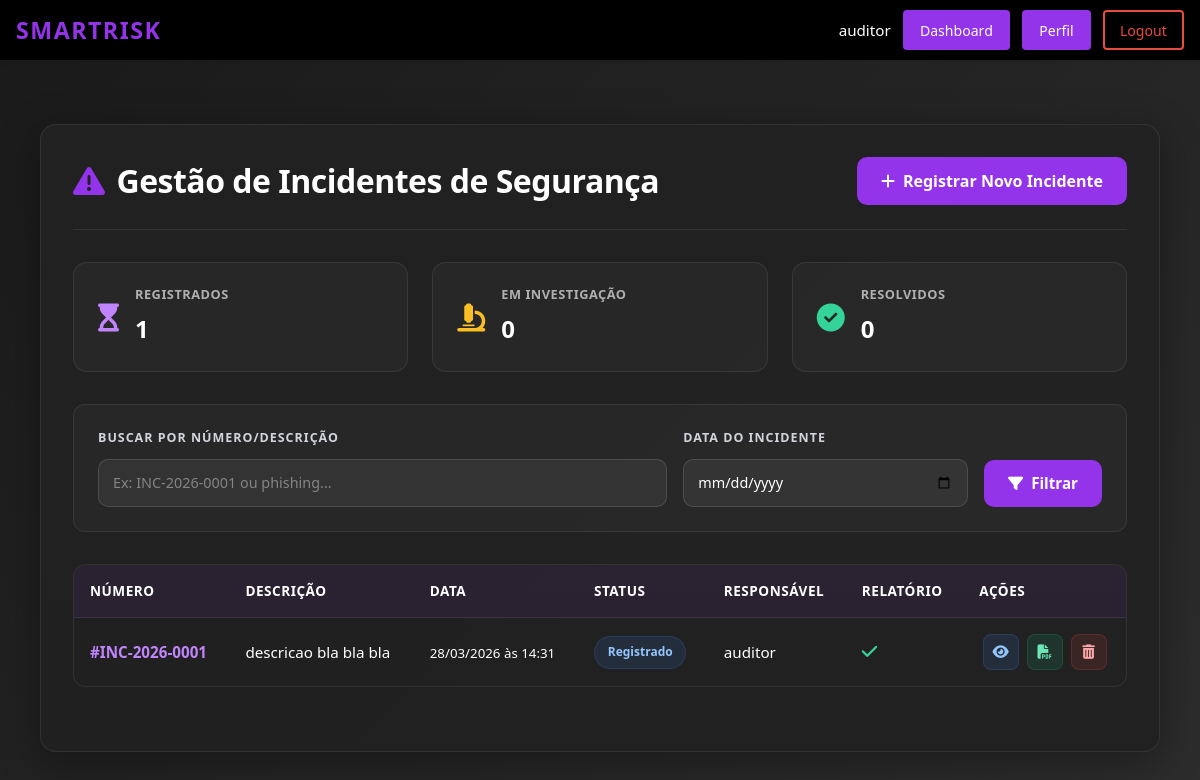
/gestao_incidentes/ (signed in), run on the app's committed database.
### ismsapp/models.py (models this page shows, shortened)
class Incidente(models.Model):
    class StatusIncidente(models.TextChoices):
        REGISTRADO = "registrado", "Registrado"
        EM_INVESTIGACAO = "em_investigacao", "Em Investigação"
        RESOLVIDO = "resolvido", "Resolvido"
        FECHADO = "fechado", "Fechado"
    """Unique identifier for this incident (e.g., INC-2023-001)"""
    numero_incidente = models.CharField(
        max_length=50,
        unique=True,
        help_text="Identificador único do incidente (ex: INC-2023-001)"
    )
    """Detailed description of the security incident observed."""
    descricao = models.TextField(
        help_text="Descrição detalhada da natureza do incidente observado."
    )
    """Date when the incident occurred."""
    data_incidente = models.DateField(
        help_text="Data em que o incidente ocorreu."
    )
    """Time when the incident occurred."""
    hora_incidente = models.TimeField(
        help_text="Hora em que o incidente ocorreu."
    )
    """Assets affected by this incident (many-to-many relationship)."""
    ativos_afetados = models.ManyToManyField(
        Ativo,
        related_name="incidentes",
        help_text="Ativos afetados por este incidente."
    )
    """Current status of the incident in its lifecycle."""
    status = models.CharField(
        max_length=20,
        choices=StatusIncidente.choices,
        default=StatusIncidente.REGISTRADO,
        help_text="Status atual do incidente em seu ciclo de vida."
    )
    """User responsible for treating/resolving this incident."""
    responsavel_tratamento = models.ForeignKey(
        User,
        on_delete=models.SET_NULL,
        null=True,
        blank=True,
        related_name="incidentes_responsavel",
        help_text="Responsável pelo tratamento e resolução do incidente."
    )
    """User who registered this incident."""
    registrado_por = models.ForeignKey(
        User,
        on_delete=models.SET_NULL,
        null=True,
        blank=True,
        related_name="incidentes_registrados",
        help_text="Usuário que registrou este incidente."
    )
    """Timestamp when this incident was registered."""
    data_registro = models.DateTimeField(
        auto_now_add=True,
        help_text="Data e hora do registro do incidente no sistema."
    )
    """Timestamp of the last update to this incident."""
    data_atualizacao = models.DateTimeField(
        auto_now=True,
        help_text="Data e hora da última atualização do incidente."
    )
    """Whether a final report has been generated for this incident."""
    relatorio_gerado = models.BooleanField(
        default=False,
        help_text="Indica se o relatório final foi gerado para este incidente."
    )
    class Meta:
        verbose_name = "Incidente"
        verbose_name_plural = "Incidentes"
        ordering = ["-data_incidente", "-hora_incidente"]

### ismsapp/views.py (the view)
# urls.py: path("gestao_incidentes/", views.GestaoIncidentesView.as_view(), name="gestao_incidentes"),
class GestaoIncidentesView(View):
    template_name = "ismsapp/gestao_incidentes.html"
    def _check_permission(self, user):
        if not user.is_authenticated:
            return False
        user_profile = getattr(user, 'profile', None)
        if not user_profile:
            return False
        allowed_actors = [
            UserProfile.Actor.AUDITOR,
            UserProfile.Actor.ANALISTA
        ]
        return user_profile.actor_type in allowed_actors
    @method_decorator(login_required(login_url="login"))
    def get(self, request, *args, **kwargs):
        if not self._check_permission(request.user):
            messages.error(request, "Você não tem permissão para acessar esta página.")
            return redirect('dashboard')
        from .models import Incidente
        from django.db.models import Q
        search_query = request.GET.get('search', '').strip()
        selected_date = request.GET.get('data_incidente', '').strip()
        incidentes = Incidente.objects.all().select_related(
            'responsavel_tratamento',
            'registrado_por'
        ).prefetch_related('ativos_afetados')
        if search_query:
            incidentes = incidentes.filter(
                Q(numero_incidente__icontains=search_query) |
                Q(descricao__icontains=search_query) |
                Q(status__icontains=search_query)
            )
        if selected_date:
            incidentes = incidentes.filter(data_incidente=selected_date)
        status_counts = {
            'registrado': Incidente.objects.filter(status=Incidente.StatusIncidente.REGISTRADO).count(),
            'em_investigacao': Incidente.objects.filter(status=Incidente.StatusIncidente.EM_INVESTIGACAO).count(),
            'resolvido': Incidente.objects.filter(status=Incidente.StatusIncidente.RESOLVIDO).count(),
            'fechado': Incidente.objects.filter(status=Incidente.StatusIncidente.FECHADO).count(),
            'total': incidentes.count(),
        }
        relatorios_gerados = incidentes.filter(relatorio_gerado=True).count()
        contexto = {
            'incidentes': incidentes,
            'status_counts': status_counts,
            'relatorios_gerados': relatorios_gerados,
            'search_query': search_query,
            'selected_date': selected_date,
        }
        return render(request, self.template_name, contexto)

### ismsapp/templates/ismsapp/gestao_incidentes.html (shortened to what this page needs)
{% extends "ismsapp/base.html" %}
{% load static %}
{% block extra_css %}
    <link href="https://cdn.jsdelivr.net/npm/bootstrap@5.3.0/dist/css/bootstrap.min.css" rel="stylesheet">
    <link href="https://cdnjs.cloudflare.com/ajax/libs/font-awesome/6.4.0/css/all.min.css" rel="stylesheet">
    <link href="{% static 'css/ismsapp/dashboard.css' %}" rel="stylesheet">
    <link href="{% static 'css/ismsapp/gestao_incidentes.css' %}" rel="stylesheet">
{% endblock %}
{% block content %}
    <div class="incidents-container">
        <div class="incidents-card">
            <div class="header-section">
                <h1>
                    <i class="fas fa-exclamation-triangle"></i>
                    Gestão de Incidentes de Segurança
                </h1>
                <a href="{% url 'cadastro_incidente' %}" class="btn btn-register">
                    <i class="fas fa-plus"></i> Registrar Novo Incidente
                </a>
            </div>
            <div class="stats-container">
                <div class="stat-card primary">
                    <div class="stat-icon">
                        <i class="fas fa-hourglass-start"></i>
                    </div>
                    <div class="stat-content">
                        <h3>Registrados</h3>
                        <p>{{ status_counts.registrado }}</p>
                    </div>
                </div>
                <div class="stat-card warning">
                    <div class="stat-icon">
                        <i class="fas fa-microscope"></i>
                    </div>
                    <div class="stat-content">
                        <h3>Em Investigação</h3>
                        <p>{{ status_counts.em_investigacao }}</p>
                    </div>
                </div>
                <div class="stat-card success">
                    <div class="stat-icon">
                        <i class="fas fa-check-circle"></i>
                    </div>
                    <div class="stat-content">
                        <h3>Resolvidos</h3>
                        <p>{{ status_counts.resolvido }}</p>
                    </div>
                </div>
            </div>
            <div class="filter-section">
                <form method="get" class="filter-form">
                    <div class="filter-group filter-search-group">
                        <label for="search">Buscar por Número/Descrição</label>
                        <input type="text" id="search" name="search" value="{{ search_query }}" placeholder="Ex: INC-2026-0001 ou phishing...">
                    </div>
                    <div class="filter-group filter-date-group">
                        <label for="data_incidente">Data do Incidente</label>
                        <input type="date" id="data_incidente" name="data_incidente" value="{{ selected_date }}">
                    </div>
                    <button type="submit" class="filter-button">
                        <i class="fas fa-filter"></i> Filtrar
                    </button>
                </form>
            </div>
            {% if incidentes %}
            <div class="incidents-table-wrapper">
                <table class="incidents-table">
                <thead>
                    <tr>
                        <th scope="col">Número</th>
                        <th scope="col">Descrição</th>
                        <th scope="col">Data</th>
                        <th scope="col">Status</th>
                        <th scope="col">Responsável</th>
                        <th scope="col">Relatório</th>
                        <th scope="col">Ações</th>
                    </tr>
                </thead>
                <tbody>
                    {% for incidente in incidentes %}
                    <tr>
                        <td><strong>#{{ incidente.numero_incidente }}</strong></td>
                        <td>{{ incidente.descricao|truncatewords:10 }}</td>
                        <td>
                            <small>
                                {{ incidente.data_incidente|date:"d/m/Y" }}
                                às {{ incidente.hora_incidente|time:"H:i" }}
                            </small>
                        </td>
                        <td>
                            <span class="status-badge status-{{ incidente.status|lower }}">
                                {{ incidente.get_status_display }}
                            </span>
                        </td>
                        <td>
                            {% if incidente.responsavel_tratamento %}
                                {{ incidente.responsavel_tratamento.get_full_name|default:incidente.responsavel_tratamento.username }}
                            {% else %}
                                <span class="text-muted"><small>Não atribuído</small></span>
                            {% endif %}
                        </td>
                        <td>
                            <div class="report-status">
                                {% if incidente.relatorio_gerado %}
                                    <i class="fas fa-check report-yes"></i>
                                {% else %}
                                    <i class="fas fa-times report-no"></i>
                                {% endif %}
                            </div>
                        </td>
                        <td>
                            <div class="action-buttons">
                                <a href="{% url 'visualizar_incidente' incidente.id %}" class="btn-action btn-view" title="Visualizar">
                                    <i class="fas fa-eye"></i>
                                </a>
                                {% if not incidente.relatorio_gerado %}
                                <a href="{% url 'gerar_relatorio_incidente' incidente.id %}" class="btn-action btn-report" title="Gerar Relatório">
                                    <i class="fas fa-file-pdf"></i>
                                </a>
                                {% else %}
                                <a href="{% url 'relatorio_incidente' incidente.relatorio.id %}" class="btn-action btn-report" title="Ver Relatório">
                                    <i class="fas fa-file-pdf"></i>
                                </a>
                                {% endif %}
                                <a href="{% url 'deletar_incidente' incidente.id %}" class="btn-action btn-delete" title="Deletar">
                                    <i class="fas fa-trash-alt"></i>
                                </a>
                            </div>
                        </td>
                    </tr>
                    {% endfor %}
                </tbody>
                </table>
            </div>
            {% endif %}
        </div>
    </div>
{% endblock %}

### ismsapp/templates/ismsapp/base.html (shortened to what this page needs)
{% load static %}
<!DOCTYPE html>
<html lang="en">
<head>
    <link rel="stylesheet" href="{% static 'css/ismsapp/header.css' %}">
    {% block extra_css %}{% endblock %}
</head>
<body class="{% block body_class %}{% endblock %}">
    <header class="isms-header" role="banner">
        <div class="header-container">
            <a href="{% url 'home' %}" class="header-logo" aria-label="SmartRisk home">
                <span class="logo-text">SmartRisk</span>
            </a>
            <nav id="site-navigation" class="header-nav" role="navigation" aria-label="Main Navigation">
                {% if user.is_authenticated %}
                    <div class="nav-user">
                        <span class="username">{{ user.username }}</span>
                        <a href="{% url 'dashboard' %}" class="nav-button dashboard-button {% if request.resolver_match.url_name == 'dashboard' %}active{% endif %}" aria-label="Dashboard">
                            Dashboard
                        </a>
                        <a href="{% url 'profile' %}" class="nav-button profile-button {% if request.resolver_match.url_name == 'profile' %}active{% endif %}" aria-label="Profile">
                            Perfil
                        </a>
                        <form action="{% url 'logout' %}" method="post" style="display:inline;">
                            <button type="submit" class="nav-button logout-button" aria-label="Logout">Logout</button>
                        </form>
                    </div>
                {% endif %}
            </nav>
        </div>
    </header>
    <main id="main-content" class="main-content">
        <div class="content-container">
            {% block content %}{% endblock %}
        </div>
    </main>
</body>
</html>

### ismsapp/static/css/ismsapp/header.css (style rules this page uses)
.isms-header { background-color: #000000; color: white; padding: 0.65rem 0; box-shadow: 0 2px 4px rgba(0, 0, 0, 0.1); position: sticky; top: 0; z-index: 100; }
.header-container { max-width: 1200px; margin: 0 auto; padding: 0 1rem; display: flex; justify-content: space-between; align-items: center; }
.header-logo { text-decoration: none; color: white; display: flex; align-items: center; gap: 0.5rem; }
.logo-text { font-size: 1.45rem; font-weight: 700; letter-spacing: 1.5px; color: #9333ea; text-transform: uppercase; transition: color 0.3s ease; }
.header-nav { display: flex; align-items: center; gap: 0.75rem; }
.nav-user, .nav-auth { display: flex; align-items: center; gap: 0.75rem; }
.username { font-size: 0.95rem; color: #ffffff; font-weight: 500; padding: 0; background-color: transparent; }
.nav-button { padding: 0.45rem 0.95rem; border-radius: 4px; text-decoration: none; font-size: 0.88rem; font-weight: 500; transition: all 0.3s ease; cursor: pointer; border: none; display: inline-block; }
.profile-button { background-color: #9333ea; color: white; border: 2px solid #9333ea; }
.dashboard-button { background-color: #9333ea; color: white; border: 2px solid #9333ea; }
.logout-button { background-color: transparent; color: #e74c3c; border: 2px solid #e74c3c; }
.main-content { max-width: 1200px; margin: 2rem auto; padding: 0 1.5rem; }

### ismsapp/static/css/ismsapp/dashboard.css (style rules this page uses)
* { margin: 0; padding: 0; box-sizing: border-box; }
body { background: linear-gradient(135deg, #1a1a1a 0%, #2d2d2d 100%); min-height: 100vh; font-family: 'Segoe UI', Tahoma, Geneva, Verdana, sans-serif; }

### data on the page
Incidente: numero_incidente "INC-2026-0001", descricao "descricao bla bla bla", data_incidente "28/03/2026", hora_incidente "14:31", status "Registrado", responsavel_tratamento.get_full_name "auditor", relatorio_gerado True (drawn)

### other printed values
{{ user.username }} "auditor"
{{ status_counts.registrado }} "1"
{{ status_counts.em_investigacao }} "0"
{{ status_counts.resolvido }} "0"
